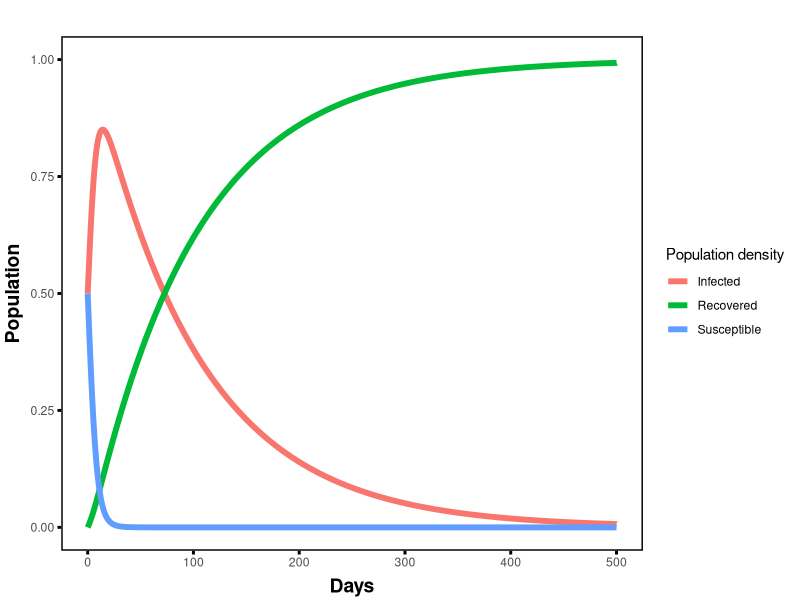
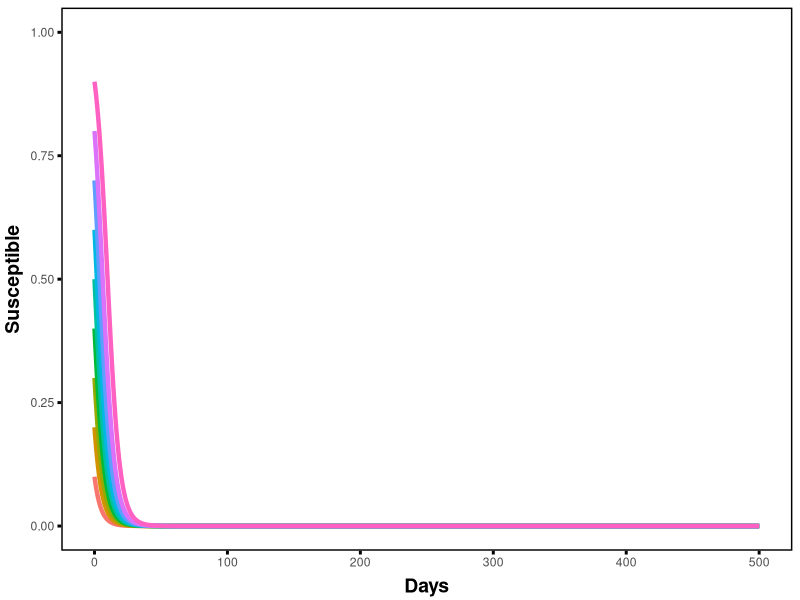
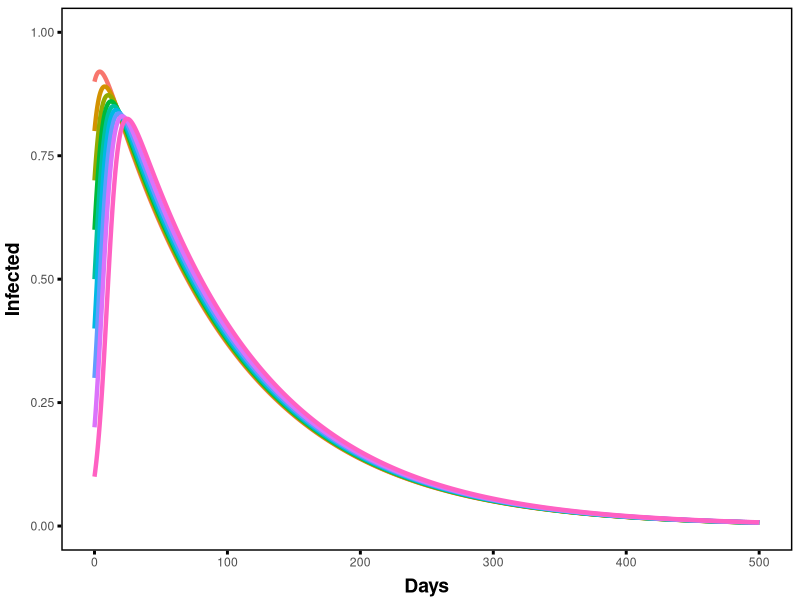
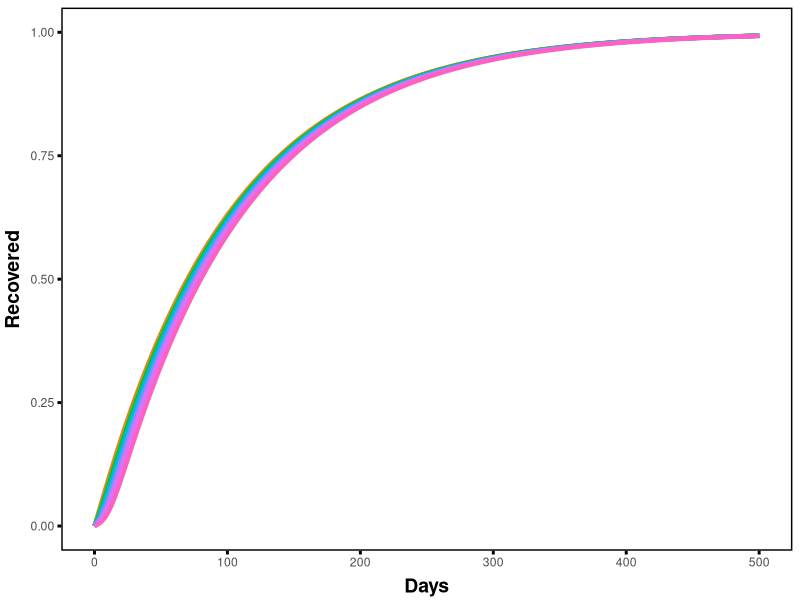

The R script that drew these images, in order:
library(deSolve)
library(ggplot2)

sir = function(time,state,parms)
{with(as.list(c(state,parms)),{dS=-beta*S*I; dI=beta*S*I-gamma*I; dR=gamma*I; list(c(dS,dI,dR))})}

plot_sir = function(S0,I0,R0,beta,gamma,days)
{
  time = seq(0,days,by=0.01)
  out = ode(y=c(S=S0,I=I0,R=R0),times=time,func=sir,parms=c(beta=beta,gamma=gamma))
  out <- as.data.frame(out)
  time <- c(out$time, out$time, out$time)
  pop <- c(out$S,out$I,out$R)
  S <- sample ("S", length(out$time), replace = T)
  I <- sample ("I", length(out$time), replace = T)
  R <- sample ("R", length(out$time), replace = T)
  state <- c(S, I, R)
  out_df <- data.frame(time,state,pop)
  ggplot(out_df,aes(x=out_df$time,y=out_df$pop,color=out_df$state)) + geom_line(size=2) +
    theme_minimal() +
    labs(title="",
         x="Days",
         y="Population") +
    theme(plot.title = element_text(hjust = 0.5, size = 16, face = "bold"),
          axis.title.x = element_text (size = 14, face = "bold", vjust = 0),
          axis.title.y = element_text (size = 14, face = "bold", vjust = 1.5),
          panel.grid.major = element_blank(),
          panel.grid.minor = element_blank(),
          axis.ticks = element_line(colour = "black", size=1),
          panel.border = element_rect(colour = "black", fill=NA, size=1)) +
    scale_y_continuous(limits=c(0,1)) +
    scale_color_discrete(name = "Population density", labels = c("Infected", "Recovered", "Susceptible"))
}

plot_sir(S0=.5,I0=.5,R0=0,beta=0.23,gamma=0.01,day=500)


variable_init = function(S0,I0,R0,beta,gamma,days)
{
  time = seq(0,days,by=0.01)
  matrix = ode(y=c(S=S0,I=I0,R=R0),times=time,func=sir,parms=c(beta=beta,gamma=gamma))
  df = as.data.frame(matrix)
  df["conditions"] = paste0("S0: ",S0,", I0: ",I0,", R0: ",R0)
  df["param"] = paste0("beta: ",beta,", gamma: ",gamma)
  return(df)
}

plot_variable_init = function(df,y,ytag,type)
{
  plot = ggplot(df,aes(x=time,y=get(y),color=get(type))) + geom_path(size=1.5) +
    xlab("Days") + ylab(ytag) +
    theme_minimal() + theme(legend.position="none") +
    theme(plot.title = element_text(hjust = 0.5, size = 16, face = "bold"),
          axis.title.x = element_text (size = 14, face = "bold", vjust = 0),
          axis.title.y = element_text (size = 14, face = "bold", vjust = 1.5),
          panel.grid.major = element_blank(),
          panel.grid.minor = element_blank(),
          axis.ticks = element_line(colour = "black", size=1),
          panel.border = element_rect(colour = "black", fill=NA, size=1)) +
    scale_y_continuous(limits=c(0,1))
  return(plot)
}

phase_space_df = data.frame()
for (i in seq(0.1,0.9,0.1))
{phase_space_df = rbind(phase_space_df,variable_init(i,1-i,0,0.23,0.01,500))}
plot_variable_init(phase_space_df,"S","Susceptible","conditions")
plot_variable_init(phase_space_df,"I","Infected","conditions")
plot_variable_init(phase_space_df,"R","Recovered","conditions")
